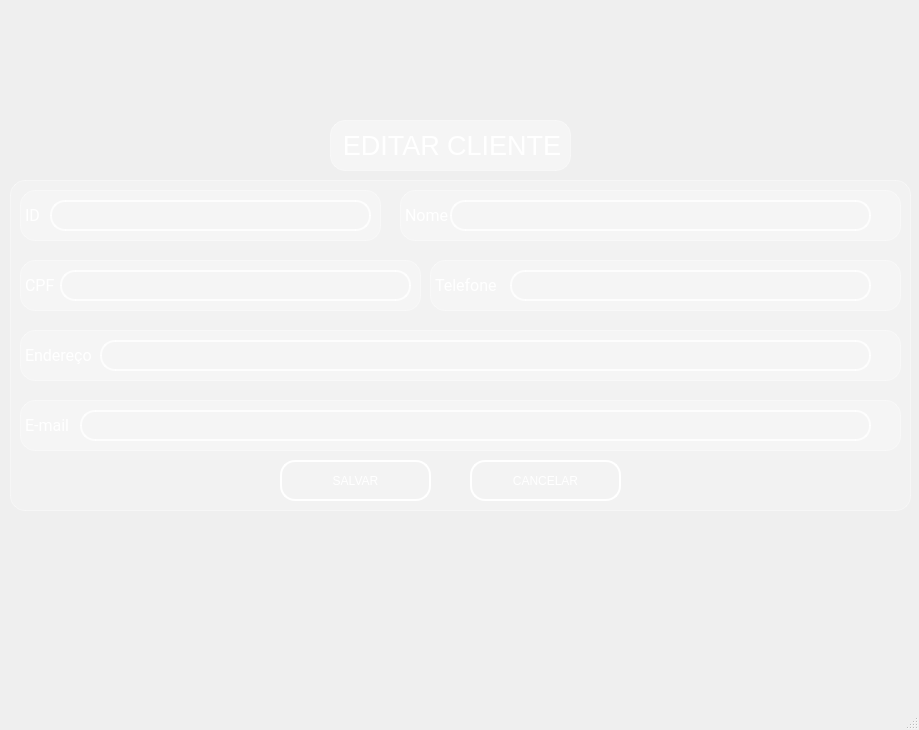
<?xml version="1.0" encoding="UTF-8"?>
<ui version="4.0">
 <class>MainWindow</class>
 <widget class="QMainWindow" name="MainWindow">
  <property name="geometry">
   <rect>
    <x>0</x>
    <y>0</y>
    <width>919</width>
    <height>730</height>
   </rect>
  </property>
  <property name="windowTitle">
   <string>MainWindow</string>
  </property>
  <property name="styleSheet">
   <string notr="true">QWidget {
    background: qradialgradient(
        cx: 0.5, cy: 0.2, radius: 0.8,
        fx: 0.5, fy: 0.2,
        stop: 0 #7FA3A6,  /* Brilho no topo (mais suave) */
        stop: 0.4 #4E7580, /* Azul intermediário mais escuro */
        stop: 0.7 #27425A, /* Azul mais escuro na transição */
        stop: 1 #0A1A30   /* Azul bem escuro na parte inferior */
    );
}
</string>
  </property>
  <widget class="QWidget" name="centralwidget">
   <widget class="QLabel" name="label_3">
    <property name="geometry">
     <rect>
      <x>330</x>
      <y>120</y>
      <width>241</width>
      <height>51</height>
     </rect>
    </property>
    <property name="styleSheet">
     <string notr="true">QWidget {
    background-color: rgba(255, 255, 255, 90); /* 20% de opacidade */
    border-radius: 15px;
    border: 1px solid rgba(255, 255, 255, 100);
    backdrop-filter: blur(10px);
    /* Sombra inicial sutil nas laterais */
    box-shadow: 0 0 5px rgba(255, 255, 255, 50);
    /* Transição suave para sombra e fundo */
    transition: box-shadow 0.5s ease, background-color 0.5s ease, border 0.5s ease;
}

QWidget:hover {
    background-color: rgba(255, 255, 255, 110); /* Aumenta o brilho */
    border: 1px solid rgba(255, 255, 255, 130);
    /* Sombra mais intensa nas laterais, simulando brilho em movimento */
    box-shadow: 10px 0 15px rgba(255, 255, 255, 100), 
                -10px 0 15px rgba(255, 255, 255, 100);
}</string>
    </property>
    <property name="text">
     <string>&lt;html&gt;&lt;head/&gt;&lt;body&gt;&lt;p align=&quot;center&quot;&gt;&lt;span style=&quot; font-size:20pt; color:#ffffff;&quot;&gt;EDITAR	CLIENTE&lt;/span&gt;&lt;/p&gt;&lt;/body&gt;&lt;/html&gt;</string>
    </property>
   </widget>
   <widget class="QWidget" name="widget" native="true">
    <property name="geometry">
     <rect>
      <x>10</x>
      <y>180</y>
      <width>901</width>
      <height>331</height>
     </rect>
    </property>
    <property name="styleSheet">
     <string notr="true">QWidge {
    background-color: rgba(245, 245, 245, 70);
    border-radius: 12px;
    border: 2px solid rgba(255, 255, 255, 150);
    backdrop-filter: blur(15px);
    padding: 5px;
}
QWidget {
    background-color: rgba(255, 255, 255, 50); /* 50 = 20% de opacidade */
    border-radius: 15px;
    border: 1px solid rgba(255, 255, 255, 100);
    
    /* Efeito de desfoque (requer código adicional - ver explicação abaixo) */
    backdrop-filter: blur(10px);
}</string>
    </property>
    <widget class="QLabel" name="label_16">
     <property name="geometry">
      <rect>
       <x>390</x>
       <y>10</y>
       <width>501</width>
       <height>51</height>
      </rect>
     </property>
     <property name="font">
      <font>
       <family>Roboto</family>
       <pointsize>12</pointsize>
      </font>
     </property>
     <property name="styleSheet">
      <string notr="true">color: rgb(255, 255, 255);</string>
     </property>
     <property name="text">
      <string>Nome</string>
     </property>
    </widget>
    <widget class="QPushButton" name="editButton_3">
     <property name="geometry">
      <rect>
       <x>232</x>
       <y>530</y>
       <width>91</width>
       <height>41</height>
      </rect>
     </property>
     <property name="font">
      <font>
       <family>Roboto</family>
       <pointsize>10</pointsize>
       <weight>50</weight>
       <italic>true</italic>
       <bold>false</bold>
      </font>
     </property>
     <property name="text">
      <string>Editar</string>
     </property>
    </widget>
    <widget class="QLabel" name="label_19">
     <property name="geometry">
      <rect>
       <x>10</x>
       <y>220</y>
       <width>881</width>
       <height>51</height>
      </rect>
     </property>
     <property name="font">
      <font>
       <family>Roboto</family>
       <pointsize>12</pointsize>
      </font>
     </property>
     <property name="styleSheet">
      <string notr="true">color: rgb(255, 255, 255);</string>
     </property>
     <property name="text">
      <string>E-mail</string>
     </property>
    </widget>
    <widget class="QLabel" name="label_21">
     <property name="geometry">
      <rect>
       <x>420</x>
       <y>80</y>
       <width>471</width>
       <height>51</height>
      </rect>
     </property>
     <property name="font">
      <font>
       <family>Roboto</family>
       <pointsize>12</pointsize>
      </font>
     </property>
     <property name="styleSheet">
      <string notr="true">color: rgb(255, 255, 255);</string>
     </property>
     <property name="text">
      <string>Telefone</string>
     </property>
    </widget>
    <widget class="QLabel" name="label_23">
     <property name="geometry">
      <rect>
       <x>10</x>
       <y>150</y>
       <width>881</width>
       <height>51</height>
      </rect>
     </property>
     <property name="font">
      <font>
       <family>Roboto</family>
       <pointsize>12</pointsize>
      </font>
     </property>
     <property name="styleSheet">
      <string notr="true">color: rgb(255, 255, 255);</string>
     </property>
     <property name="text">
      <string>Endereço</string>
     </property>
    </widget>
    <widget class="QPushButton" name="cancelButton_3">
     <property name="geometry">
      <rect>
       <x>332</x>
       <y>530</y>
       <width>91</width>
       <height>41</height>
      </rect>
     </property>
     <property name="font">
      <font>
       <family>Roboto</family>
       <pointsize>10</pointsize>
       <weight>50</weight>
       <italic>true</italic>
       <bold>false</bold>
      </font>
     </property>
     <property name="text">
      <string>Cancelar</string>
     </property>
    </widget>
    <widget class="QLabel" name="label_26">
     <property name="geometry">
      <rect>
       <x>10</x>
       <y>80</y>
       <width>401</width>
       <height>51</height>
      </rect>
     </property>
     <property name="font">
      <font>
       <family>Roboto</family>
       <pointsize>12</pointsize>
      </font>
     </property>
     <property name="styleSheet">
      <string notr="true">color: rgb(255, 255, 255);</string>
     </property>
     <property name="text">
      <string>CPF</string>
     </property>
    </widget>
    <widget class="QLineEdit" name="lineEdit">
     <property name="geometry">
      <rect>
       <x>40</x>
       <y>20</y>
       <width>321</width>
       <height>31</height>
      </rect>
     </property>
     <property name="styleSheet">
      <string notr="true">QLineEdit {
    /* Borda e fundo */
    border: 2px solid rgba(255, 255, 255, 200);
    border-radius: 15px;
    background-color: rgba(0, 0, 0, 0); /* Totalmente transparente */
    
    /* Espaçamento interno */
    padding: 5px 15px;
    
    /* Cor do texto */
    color: white;
    
    /* Melhora a renderização */
    background-clip: padding-box;
}

/* Efeito ao focar */
QLineEdit:focus {
    border: 2px solid rgba(255, 255, 255, 255);
    background-color: rgba(255, 255, 255, 60);
}</string>
     </property>
    </widget>
    <widget class="QLineEdit" name="line_cpf_edit">
     <property name="geometry">
      <rect>
       <x>50</x>
       <y>90</y>
       <width>351</width>
       <height>31</height>
      </rect>
     </property>
     <property name="styleSheet">
      <string notr="true">QLineEdit {
    /* Borda e fundo */
    border: 2px solid rgba(255, 255, 255, 200);
    border-radius: 15px;
    background-color: rgba(0, 0, 0, 0); /* Totalmente transparente */
    
    /* Espaçamento interno */
    padding: 5px 15px;
    
    /* Cor do texto */
    color: white;
    
    /* Melhora a renderização */
    background-clip: padding-box;
}

/* Efeito ao focar */
QLineEdit:focus {
    border: 2px solid rgba(255, 255, 255, 255);
    background-color: rgba(255, 255, 255, 60);
}</string>
     </property>
    </widget>
    <widget class="QLineEdit" name="line_nome_edit">
     <property name="geometry">
      <rect>
       <x>440</x>
       <y>20</y>
       <width>421</width>
       <height>31</height>
      </rect>
     </property>
     <property name="styleSheet">
      <string notr="true">QLineEdit {
    /* Borda e fundo */
    border: 2px solid rgba(255, 255, 255, 200);
    border-radius: 15px;
    background-color: rgba(0, 0, 0, 0); /* Totalmente transparente */
    
    /* Espaçamento interno */
    padding: 5px 15px;
    
    /* Cor do texto */
    color: white;
    
    /* Melhora a renderização */
    background-clip: padding-box;
}

/* Efeito ao focar */
QLineEdit:focus {
    border: 2px solid rgba(255, 255, 255, 255);
    background-color: rgba(255, 255, 255, 60);
}</string>
     </property>
    </widget>
    <widget class="QLineEdit" name="line_end_edit">
     <property name="geometry">
      <rect>
       <x>90</x>
       <y>160</y>
       <width>771</width>
       <height>31</height>
      </rect>
     </property>
     <property name="styleSheet">
      <string notr="true">QLineEdit {
    /* Borda e fundo */
    border: 2px solid rgba(255, 255, 255, 200);
    border-radius: 15px;
    background-color: rgba(0, 0, 0, 0); /* Totalmente transparente */
    
    /* Espaçamento interno */
    padding: 5px 15px;
    
    /* Cor do texto */
    color: white;
    
    /* Melhora a renderização */
    background-clip: padding-box;
}

/* Efeito ao focar */
QLineEdit:focus {
    border: 2px solid rgba(255, 255, 255, 255);
    background-color: rgba(255, 255, 255, 20);
}</string>
     </property>
    </widget>
    <widget class="QLineEdit" name="line_tel_edit">
     <property name="geometry">
      <rect>
       <x>500</x>
       <y>90</y>
       <width>361</width>
       <height>31</height>
      </rect>
     </property>
     <property name="styleSheet">
      <string notr="true">QLineEdit {
    /* Borda e fundo */
    border: 2px solid rgba(255, 255, 255, 200);
    border-radius: 15px;
    background-color: rgba(0, 0, 0, 0); /* Totalmente transparente */
    
    /* Espaçamento interno */
    padding: 5px 15px;
    
    /* Cor do texto */
    color: white;
    
    /* Melhora a renderização */
    background-clip: padding-box;
}

/* Efeito ao focar */
QLineEdit:focus {
    border: 2px solid rgba(255, 255, 255, 255);
    background-color: rgba(255, 255, 255, 60);
}</string>
     </property>
    </widget>
    <widget class="QLineEdit" name="line_email_edit">
     <property name="geometry">
      <rect>
       <x>70</x>
       <y>230</y>
       <width>791</width>
       <height>31</height>
      </rect>
     </property>
     <property name="styleSheet">
      <string notr="true">QLineEdit {
    /* Borda e fundo */
    border: 2px solid rgba(255, 255, 255, 200);
    border-radius: 15px;
    background-color: rgba(0, 0, 0, 0); /* Totalmente transparente */
    
    /* Espaçamento interno */
    padding: 5px 15px;
    
    /* Cor do texto */
    color: white;
    
    /* Melhora a renderização */
    background-clip: padding-box;
}

/* Efeito ao focar */
QLineEdit:focus {
    border: 2px solid rgba(255, 255, 255, 255);
    background-color: rgba(255, 255, 255, 20);
}</string>
     </property>
    </widget>
    <widget class="QPushButton" name="btn_salvar_edit_cliente">
     <property name="geometry">
      <rect>
       <x>270</x>
       <y>280</y>
       <width>151</width>
       <height>41</height>
      </rect>
     </property>
     <property name="styleSheet">
      <string notr="true">QPushButton {
    background-color: rgba(255, 255, 255, 0.5);
    border: 5px solid rgba(255, 255, 255, 0.3); /* Borda branca translúcida */
    color: #333333; /* Texto totalmente opaco */
}

QPushButton:hover {
    background-color: rgba(207, 216, 220, 100);
    border-color:rgba(255, 255, 255,255);
    
}

QPushButton:pressed {
    background-color: #A0B2C8; /* Azul acinzentado */
border-color: #003366; /* Azul escuro */
color: #003366;
}
 QPushButton{border: 2px solid rgba(255, 255, 255, 200);
    border-radius: 15px;
    background-color: rgba(0, 0, 0, 0); /* Totalmente transparente */
    
    /* Espaçamento interno */
    padding: 5px 15px;
    
    /* Cor do texto */
    color: white;
    
    /* Melhora a renderização */
    background-clip: padding-box;
}

/* Efeito ao focar */
QPushButton {
    border: 2px solid rgba(255, 255, 255, 255);
    background-color: rgba(255, 255, 255, 20);
}</string>
     </property>
     <property name="text">
      <string>SALVAR</string>
     </property>
    </widget>
    <widget class="QLabel" name="label_27">
     <property name="geometry">
      <rect>
       <x>10</x>
       <y>10</y>
       <width>361</width>
       <height>51</height>
      </rect>
     </property>
     <property name="font">
      <font>
       <family>Roboto</family>
       <pointsize>12</pointsize>
      </font>
     </property>
     <property name="styleSheet">
      <string notr="true">color: rgb(255, 255, 255);</string>
     </property>
     <property name="text">
      <string>ID</string>
     </property>
    </widget>
    <widget class="QPushButton" name="pushButton_2">
     <property name="geometry">
      <rect>
       <x>460</x>
       <y>280</y>
       <width>151</width>
       <height>41</height>
      </rect>
     </property>
     <property name="styleSheet">
      <string notr="true">QPushButton {
    background-color: rgba(255, 255, 255, 0.5);
    border: 5px solid rgba(255, 255, 255, 0.3); /* Borda branca translúcida */
    color: #333333; /* Texto totalmente opaco */
}

QPushButton:hover {
    background-color: rgba(207, 216, 220, 100);
    border-color:rgba(255, 255, 255,255);
    
}

QPushButton:pressed {
    background-color: #A0B2C8; /* Azul acinzentado */
border-color: #003366; /* Azul escuro */
color: #003366;
}
 QPushButton{border: 2px solid rgba(255, 255, 255, 200);
    border-radius: 15px;
    background-color: rgba(0, 0, 0, 0); /* Totalmente transparente */
    
    /* Espaçamento interno */
    padding: 5px 15px;
    
    /* Cor do texto */
    color: white;
    
    /* Melhora a renderização */
    background-clip: padding-box;
}

/* Efeito ao focar */
QPushButton {
    border: 2px solid rgba(255, 255, 255, 255);
    background-color: rgba(255, 255, 255, 20);
}</string>
     </property>
     <property name="text">
      <string>CANCELAR</string>
     </property>
    </widget>
    <zorder>label_27</zorder>
    <zorder>label_16</zorder>
    <zorder>editButton_3</zorder>
    <zorder>label_19</zorder>
    <zorder>label_21</zorder>
    <zorder>label_23</zorder>
    <zorder>cancelButton_3</zorder>
    <zorder>label_26</zorder>
    <zorder>line_cpf_edit</zorder>
    <zorder>line_nome_edit</zorder>
    <zorder>line_end_edit</zorder>
    <zorder>line_tel_edit</zorder>
    <zorder>line_email_edit</zorder>
    <zorder>btn_salvar_edit_cliente</zorder>
    <zorder>pushButton_2</zorder>
    <zorder>lineEdit</zorder>
   </widget>
  </widget>
  <widget class="QStatusBar" name="statusbar"/>
 </widget>
 <resources/>
 <connections/>
</ui>
